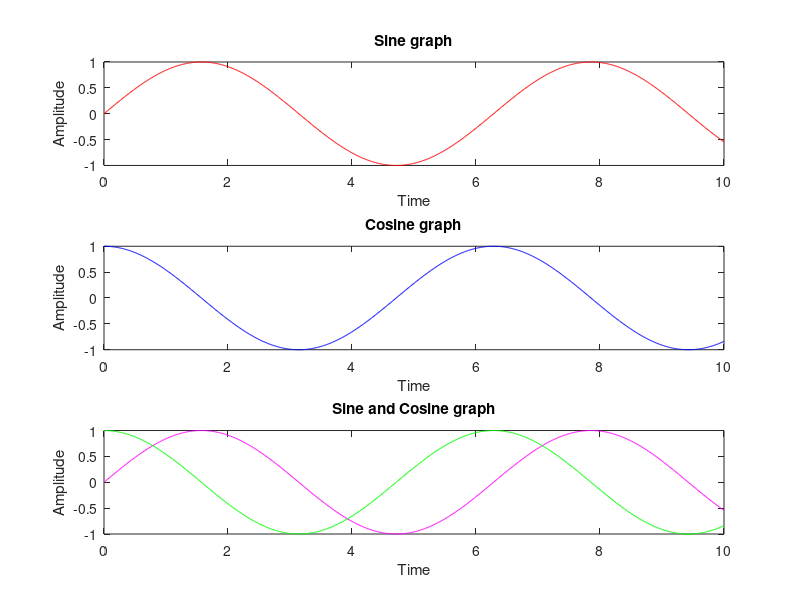

Reproduce this figure in MATLAB.
clc;
clear all;
close all;
t=0:0.01:10;
x=sin(t)
subplot(3,1,1)
plot(t,x,'r');
title('Sine graph')
t=0:0.01:10;
y=cos(t)
xlabel('Time')
ylabel('Amplitude')
subplot(3,1,2)
plot(t,y,'b');
title('Cosine graph')
xlabel('Time')
ylabel('Amplitude')
subplot(3,1,3)
plot(t,x,'m');
hold on;
plot(t,y,'g');
title('Sine and Cosine graph')
xlabel('Time')
ylabel('Amplitude')
